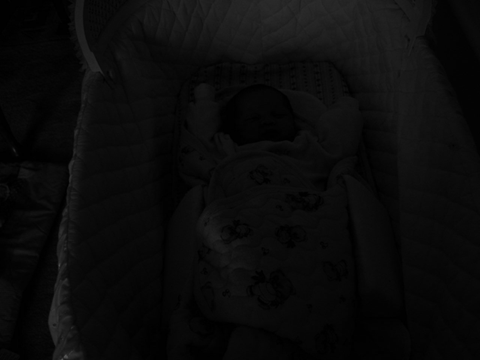
#> input picture lectures/1-partial-exam/2-lec/2-Хистограми/Histogram Equalization/Example.png, 480 x 360 px, given in place of example.jpg, which was not available
$ python sift.py
#> lines starting #> are read from the running program, lines starting #| are printed output that depends on the picture; after the words box and inside, x2 and y2 are one past the last pixel; in counts of white or black regions, pixels touching at a corner belong together
import cv2
import numpy as np

img = cv2.imread('../images/example.jpg')
#> img is the input picture: shape (360, 480, 3); min 0, max 83, mean 10.9
gray = cv2.cvtColor(img, cv2.COLOR_BGR2GRAY)
sift = cv2.SIFT_create()
#sift = cv2.AKAZE_create()
(kps, descs) = sift.detectAndCompute(gray, None)
#> kps = 3 keypoints; (x, y, size): (66, 356, 2.3), (57, 319, 17.9), (57, 319, 17.9)
img = cv2.drawKeypoints(gray, kps, img)
#> img: shape (360, 480, 3); 0.06% of pixels changed, all inside (x1, y1, x2, y2) = (53, 315, 71, 360)
cv2.imshow('sift_keypoints', img)
cv2.imwrite('img1.jpg', img)
img = cv2.drawKeypoints(gray, kps, img, flags=cv2.DRAW_MATCHES_FLAGS_DRAW_RICH_KEYPOINTS)
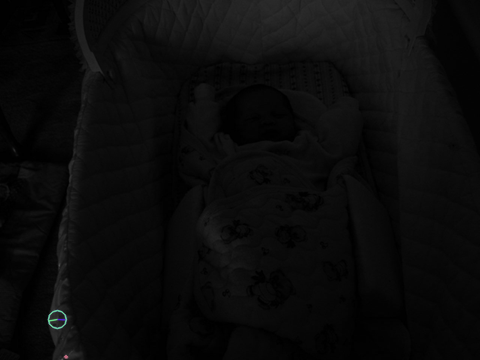
#> img: shape (360, 480, 3); mean B, G, R 11, 11, 11
cv2.imshow('sift_keypoints-rich', img)
cv2.imwrite('img2.jpg', img)
descfile = open('sift-descriptors.txt', 'w')
for desc in descs:
    descfile.write("%s\n" % desc)
#> this loop made 3 passes
descfile.close()
if cv2.waitKey(0) & 0xff == 27:
#> (key Esc is pressed here)
    cv2.destroyAllWindows()

$ run again, with lectures/1-partial-exam/2-lec/2-Хистограми/Histogram Equalization/moon.jpg saved as lectures/1-partial-exam/2-lec/2-Хистограми/Histogram Equalization/Example.png
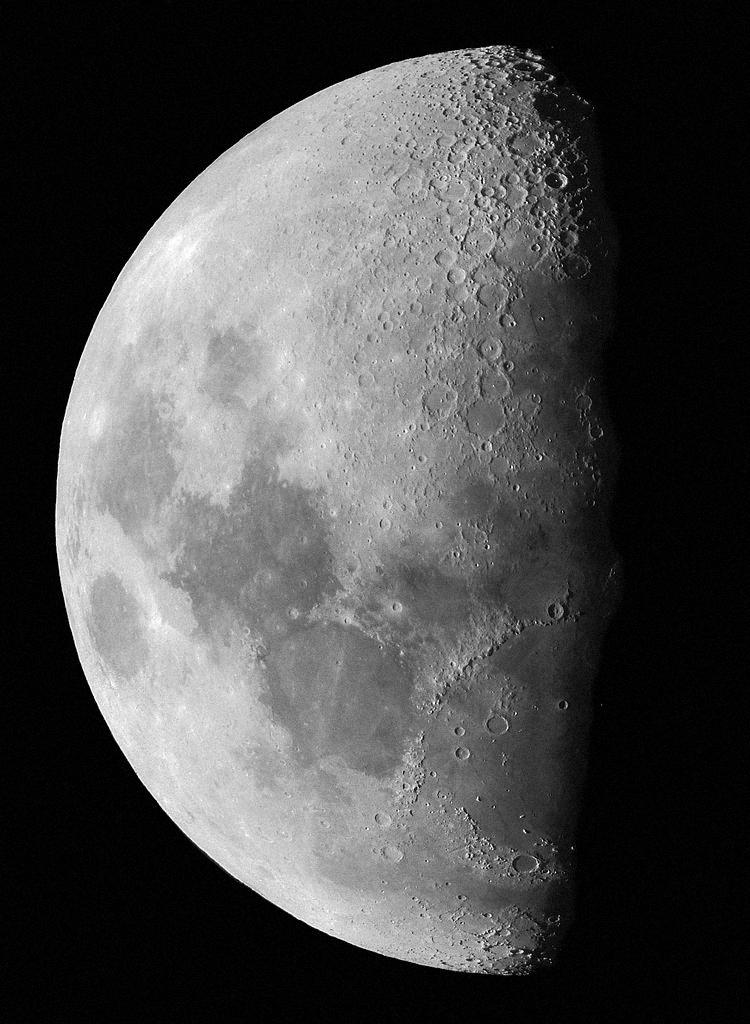
#> input picture lectures/1-partial-exam/2-lec/2-Хистограми/Histogram Equalization/moon.jpg, 750 x 1024 px, given in place of example.jpg, which was not available
#> img is the input picture: shape (1024, 750, 3); min 0, max 255, mean 75.4
#> kps = 958 keypoints; strongest (x, y, size): (522, 951, 1.9), (510, 124, 2), (539, 170, 2), (551, 78, 3.2)
#> `img = cv2.drawKeypoints(gray, kps, img, flags=cv2.DRAW_MATCHES_FLAGS_D..`:
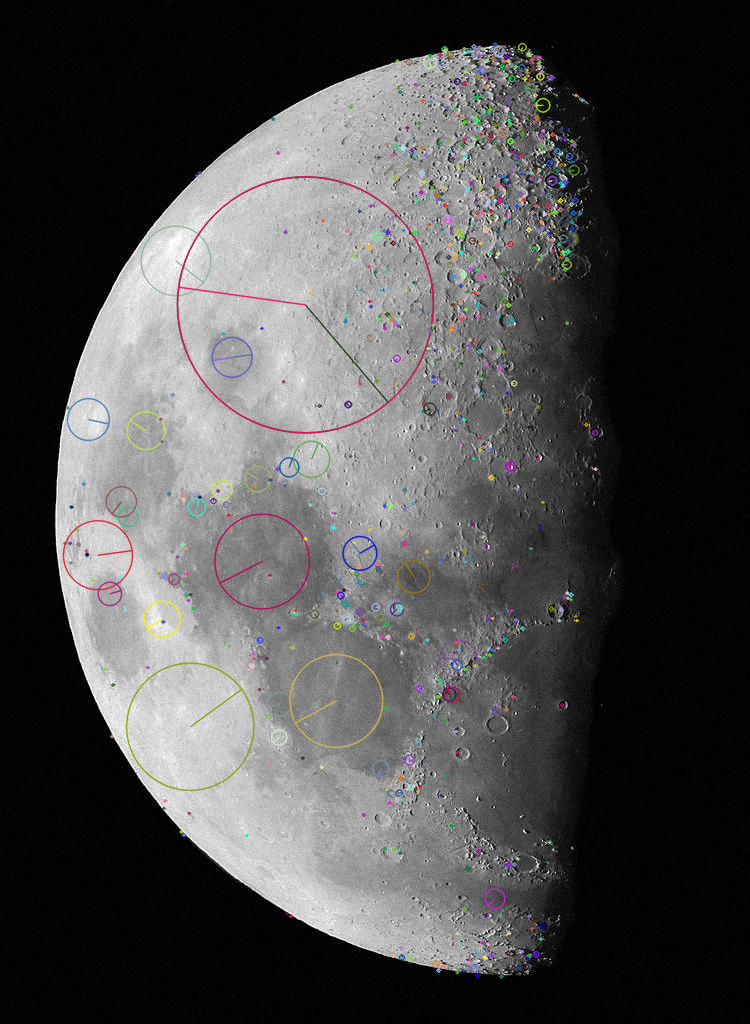
#> img: shape (1024, 750, 3); mean B, G, R 74.9, 74.9, 75.4
